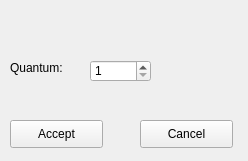
<?xml version="1.0" encoding="UTF-8"?>
<ui version="4.0">
 <class>QuantumDefineWindow</class>
 <widget class="QWidget" name="QuantumDefineWindow">
  <property name="geometry">
   <rect>
    <x>0</x>
    <y>0</y>
    <width>248</width>
    <height>161</height>
   </rect>
  </property>
  <property name="windowTitle">
   <string>Form</string>
  </property>
  <widget class="QPushButton" name="Accept_button">
   <property name="geometry">
    <rect>
     <x>10</x>
     <y>120</y>
     <width>93</width>
     <height>28</height>
    </rect>
   </property>
   <property name="text">
    <string>Accept</string>
   </property>
  </widget>
  <widget class="QPushButton" name="Cancel_button">
   <property name="geometry">
    <rect>
     <x>140</x>
     <y>120</y>
     <width>93</width>
     <height>28</height>
    </rect>
   </property>
   <property name="text">
    <string>Cancel</string>
   </property>
  </widget>
  <widget class="QLabel" name="label">
   <property name="geometry">
    <rect>
     <x>10</x>
     <y>60</y>
     <width>61</width>
     <height>16</height>
    </rect>
   </property>
   <property name="text">
    <string>Quantum:</string>
   </property>
  </widget>
  <widget class="QSpinBox" name="Quantum_SpinBox">
   <property name="geometry">
    <rect>
     <x>90</x>
     <y>60</y>
     <width>61</width>
     <height>22</height>
    </rect>
   </property>
   <property name="minimum">
    <number>1</number>
   </property>
   <property name="maximum">
    <number>200</number>
   </property>
  </widget>
 </widget>
 <resources/>
 <connections/>
</ui>
